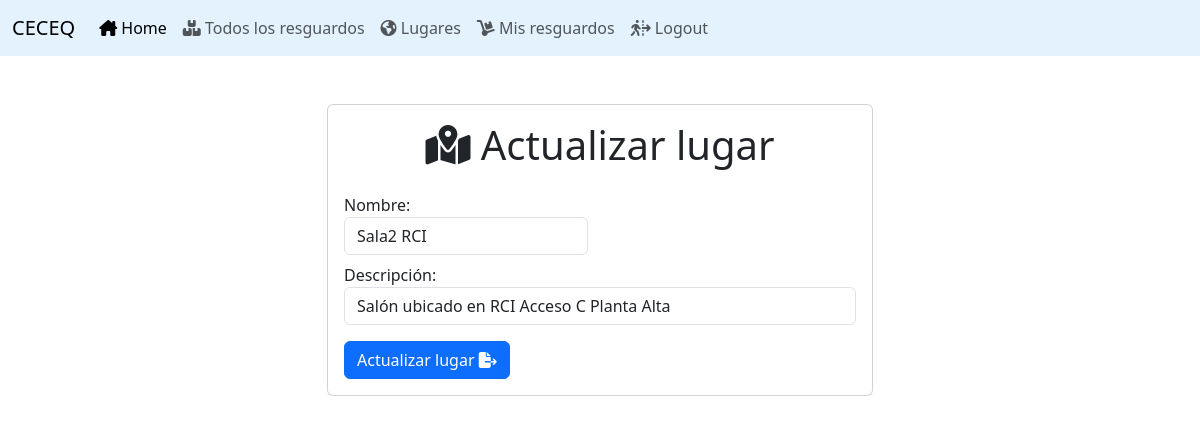
The page /location/update/2/ (signed in) on the database its author committed.
### location/models.py (models this page shows, shortened)
class Location(models.Model):
    name = models.CharField(max_length=50, blank=False)
    description = models.CharField(max_length=250,blank=True)
    created_at = models.DateTimeField(auto_now_add=True)
    updated_at = models.DateTimeField(auto_now=True)

### location/views.py (the view, shortened to what this page needs)
# urls.py: path('location/update/<int:location_id>/',viewsLocation.update_location,name='update_location')
@login_required
@permission_required('is_staff', 'error_perm')
def update_location(request, location_id):
    if request.method == 'GET':
        location = get_object_or_404(Location, pk=location_id)
        form = LocationForm(instance=location)
        return render(request,'location/form_location.html',{
            'location':location,
            'form':form,
            'form_action':'update'
        })

### location/forms.py
class LocationForm(forms.ModelForm):
    class Meta:
        model = Location
        fields = ['name','description']
        widgets = {
            'name': forms.TextInput(attrs={'class':'form-control', 'placeholder':'Nombre del área'}),
            'description': forms.TextInput(attrs={'class':'form-control', 'placeholder':'Descripción corta..'}),
        }

### templates/location/form_location.html (shortened to what this page needs)
{% extends 'base.html' %}
{% block content %}
<main class="container">
    <div class="row">
        <div class="col-md-6 offset-md-3">
            <form action="" method="POST" class="card card-body mt-5">
                {% if form_action == 'create' %}
                    <h1 class="card-title text-center"><i class="fa-solid fa-map-location-dot"></i> Nuevo lugar</h1>
                {% else %}
                    <h1 class="card-title text-center"><i class="fa-solid fa-map-location-dot"></i> Actualizar lugar</h1>
                {% endif %}
                <div class="row mt-3">
                    <div class="col-md-6">
                        <label for="name">Nombre:</label>
                        {{form.name}}
                    </div>
                </div>
                <div class="row mt-2">
                    <div class="col">
                        <label for="name">Descripción:</label>
                        {{form.description}}
                    </div>
                </div>
                <div class="mt-3">
                    {% if form_action == 'create' %}
                        <button class="btn btn-success">Crear lugar <i class="fa-solid fa-square-plus"></i></button>
                    {% else %}
                        <button class="btn btn-primary">Actualizar lugar <i class="fa-solid fa-file-export"></i></button>
                    {% endif %}
                </div>
            </form>
        </div>
    </div>
</main>
{% endblock content %}

### rows shown on the page
Location: name "Sala2 RCI", description "Salón ubicado en RCI Acceso C Planta Alta"
